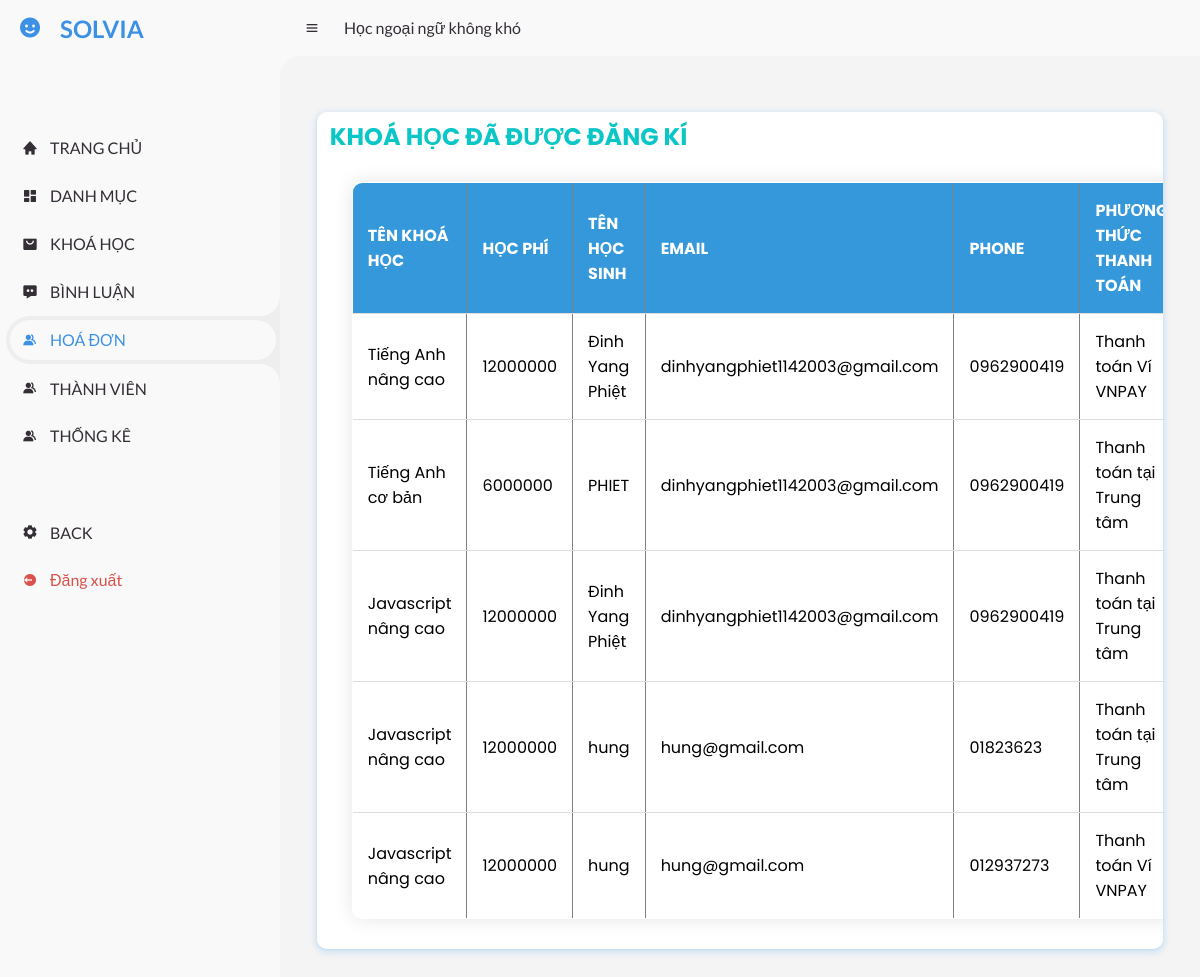
The app's page /admin/index.php?act=khoahocdki (signed in), older data.
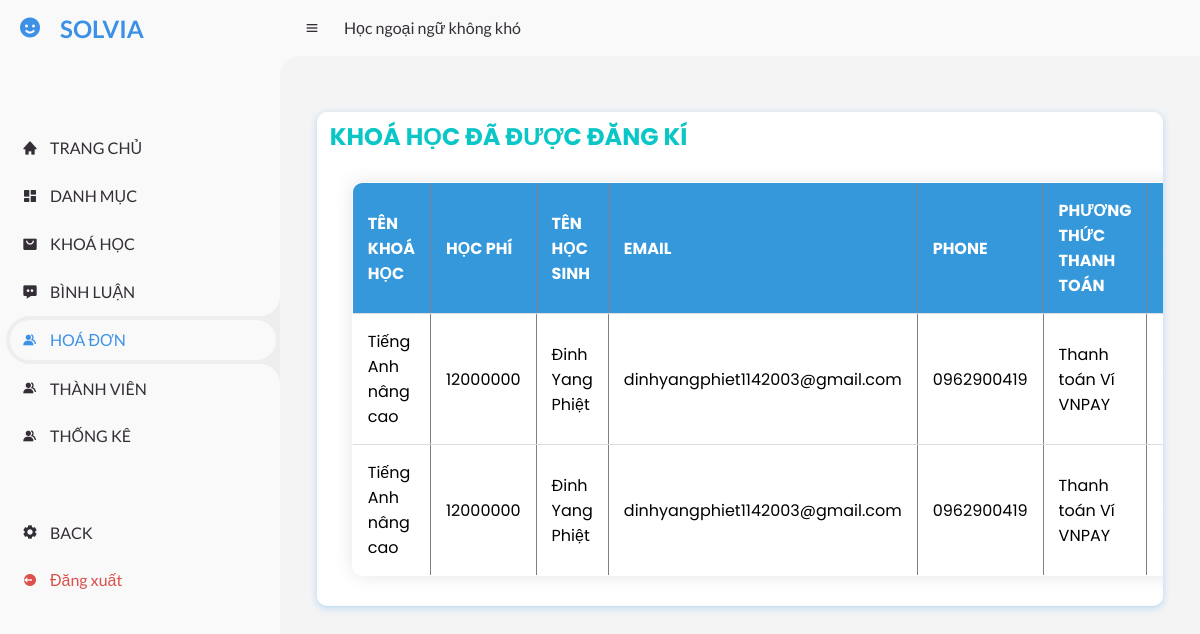
The same page, newer data.
### tables this page shows
CREATE TABLE `bills` (
  `bill_id` int(11) NOT NULL,
  `user_id` int(11) NOT NULL,
  `course_id` int(11) DEFAULT NULL,
  `full_name` varchar(255) NOT NULL,
  `email` varchar(255) NOT NULL,
  `phone` varchar(255) NOT NULL,
  `course_name` varchar(255) NOT NULL,
  `course_price` varchar(255) NOT NULL,
  `pttt` varchar(255) NOT NULL,
  `instructor` varchar(255) NOT NULL,
  `classname` varchar(255) NOT NULL,
  `thoigian` varchar(100) NOT NULL,
  `time_start` time NOT NULL,
  `time_end` time NOT NULL,
  `timestamp` timestamp NOT NULL DEFAULT current_timestamp() ON UPDATE current_timestamp(),
  `trangthai` varchar(255) NOT NULL
);

### model/pdo.php (called while the page is built, shortened)
<?php
function pdo_get_connection()
{
    $servername = "localhost";
    $username = "root";
    $password = "";
    try {
        $conn = new PDO("mysql:host=$servername;dbname=bankhoahoc", $username, $password);
        $conn->setAttribute(PDO::ATTR_ERRMODE, PDO::ERRMODE_EXCEPTION);
        return $conn;
    } catch (PDOException $e) {
        echo "Kết nối thất bại: " . $e->getMessage();
    }
}
function pdo_query($sql)
{
    $sql_args = array_slice(func_get_args(), 1);
    try {
        $conn = Pdo_get_connection();
        $stmt = $conn->prepare($sql);
        $stmt->execute($sql_args);
        $rows = $stmt->fetchAll();
        return $rows;
    } catch (PDOException $e) {
        throw $e;
    } finally {
        unset($conn);
    }
}
?>

### model/khoahoc.php (called while the page is built, shortened)
<?php
function get_all_courses_dki() {
    $sql = "SELECT * FROM bills ORDER BY bill_id desc";
    return pdo_query($sql);
}
?>

### admin/khoahocdki/khoahocdki.php (the view, shortened to what this page needs)
<main>
<div class="row2 container mt20">
  <div class="row2 font_title mb">
    <h1>KHOÁ HỌC ĐÃ ĐƯỢC ĐĂNG KÍ</h1>
  </div>
  <div class="row2 form_content ">
    <form action="#" method="POST">
      <div class="row2 mb10 formds_loai">
        <table border="1" cellpadding="10px">
          <tr>
            <th>TÊN KHOÁ HỌC</th>
            <th>HỌC PHÍ</th>
            <th>TÊN HỌC SINH</th>
            <th>EMAIL</th>
            <th>PHONE</th>
            <th>PHƯƠNG THỨC THANH TOÁN</th>
            <th>GIÁO VIÊN</th>
          </tr>
          <?php
foreach ($allcourses as $all) {
  extract($all);
    $temp =  '<label class="custom-button">
    <input type="submit" class="hidden-checkbox" />
    <span class="icon-cross">✘</span>
    <input type="hidden" name="bill_id" value="'.$bill_id.'">
</label>
<input type="submit" name="xacnhan" class="confirm-button" value="Xác Nhận">';
  $temp2 = ' <label class="custom-button-1">
  <input type="submit" class="hidden-checkbox" />
  <span class="icon-checkbox">✔</span>
</label>';
    if (isset($all["trangthai"]) && $all["trangthai"] == "Đã thanh toán") {
        $test = $temp2;
    } else {
        $test = $temp;
    }
    echo '<tr>
        <td>' . $course_name. '</td>
        <td>' . $course_price . '</td>
        <td>' . $full_name . '</td>
        <td>' . $email . '</td>
        <td>' . $phone . '</td>
        <td>' . $pttt. '</td>
        <td>' . $instructor . '</td>
        <td>' . $classname . '</td>
        <td>' . $thoigian. '</td>
        <td>' . $time_start . '</td>
        <td>' . $time_end . '</td>
        <td>' . $timestamp . '</td>
        <td>' . $test . '</td>
    </tr>';
  }
?>
        </table>
      </div>
    </form>
  </div>
</div>
</main>
</section>

Row changes from the older to the newer data that the page shows:
removed bills: course_name "Tiếng Anh cơ bản", course_price "6000000", full_name "PHIET", email "dinhyangphiet1142003@gmail.com", phone "0962900419", pttt "Thanh toán tại Trung tâm"
removed bills: course_name "Javascript nâng cao", course_price "12000000", full_name "Đinh Yang Phiệt", email "dinhyangphiet1142003@gmail.com", phone "0962900419", pttt "Thanh toán tại Trung tâm"
removed bills: course_name "Javascript nâng cao", course_price "12000000", full_name "hung", email "hung@gmail.com", phone "01823623", pttt "Thanh toán tại Trung tâm"
removed bills: course_name "Javascript nâng cao", course_price "12000000", full_name "hung", email "hung@gmail.com", phone "012937273", pttt "Thanh toán Ví VNPAY"
added bills: course_name "Tiếng Anh nâng cao", course_price "12000000", full_name "Đinh Yang Phiệt", email "dinhyangphiet1142003@gmail.com", phone "0962900419", pttt "Thanh toán Ví VNPAY"
